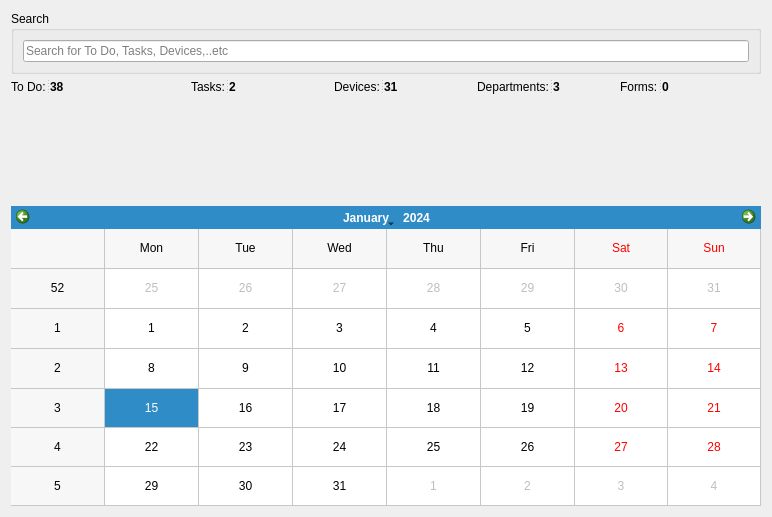
          <widget class="QWidget" name="tab_2">
           <attribute name="icon">
            <iconset>
             <normaloff>Resources/images/home.png</normaloff>Resources/images/home.png</iconset>
           </attribute>
           <attribute name="title">
            <string>Dashboard</string>
           </attribute>
           <layout class="QGridLayout" name="gridLayout_10">
            <item row="1" column="1">
             <widget class="QSplitter" name="splitter_2">
              <property name="sizePolicy">
               <sizepolicy hsizetype="Fixed" vsizetype="Fixed">
                <horstretch>0</horstretch>
                <verstretch>0</verstretch>
               </sizepolicy>
              </property>
              <property name="orientation">
               <enum>Qt::Horizontal</enum>
              </property>
              <widget class="QLabel" name="label_29">
               <property name="sizePolicy">
                <sizepolicy hsizetype="Fixed" vsizetype="Fixed">
                 <horstretch>0</horstretch>
                 <verstretch>0</verstretch>
                </sizepolicy>
               </property>
               <property name="text">
                <string>Tasks:</string>
               </property>
              </widget>
              <widget class="QLabel" name="DashTasksCount_label">
               <property name="sizePolicy">
                <sizepolicy hsizetype="Fixed" vsizetype="Fixed">
                 <horstretch>0</horstretch>
                 <verstretch>0</verstretch>
                </sizepolicy>
               </property>
               <property name="font">
                <font>
                 <weight>75</weight>
                 <bold>true</bold>
                </font>
               </property>
               <property name="text">
                <string>2</string>
               </property>
              </widget>
             </widget>
            </item>
            <item row="0" column="0" colspan="5">
             <widget class="QGroupBox" name="groupBox_3">
              <property name="sizePolicy">
               <sizepolicy hsizetype="Preferred" vsizetype="Fixed">
                <horstretch>0</horstretch>
                <verstretch>0</verstretch>
               </sizepolicy>
              </property>
              <property name="title">
               <string>Search</string>
              </property>
              <layout class="QVBoxLayout" name="verticalLayout_3">
               <item>
                <widget class="QLineEdit" name="Search_lineEdit">
                 <property name="placeholderText">
                  <string>Search for To Do, Tasks, Devices,..etc</string>
                 </property>
                </widget>
               </item>
              </layout>
             </widget>
            </item>
            <item row="1" column="3">
             <widget class="QSplitter" name="splitter_5">
              <property name="sizePolicy">
               <sizepolicy hsizetype="Fixed" vsizetype="Fixed">
                <horstretch>0</horstretch>
                <verstretch>0</verstretch>
               </sizepolicy>
              </property>
              <property name="orientation">
               <enum>Qt::Horizontal</enum>
              </property>
              <widget class="QLabel" name="label_35">
               <property name="sizePolicy">
                <sizepolicy hsizetype="Fixed" vsizetype="Fixed">
                 <horstretch>0</horstretch>
                 <verstretch>0</verstretch>
                </sizepolicy>
               </property>
               <property name="text">
                <string>Departments:</string>
               </property>
              </widget>
              <widget class="QLabel" name="DashDepatmentsCount_label">
               <property name="sizePolicy">
                <sizepolicy hsizetype="Fixed" vsizetype="Fixed">
                 <horstretch>0</horstretch>
                 <verstretch>0</verstretch>
                </sizepolicy>
               </property>
               <property name="font">
                <font>
                 <weight>75</weight>
                 <bold>true</bold>
                </font>
               </property>
               <property name="text">
                <string>3</string>
               </property>
              </widget>
             </widget>
            </item>
            <item row="1" column="2">
             <widget class="QSplitter" name="splitter_3">
              <property name="sizePolicy">
               <sizepolicy hsizetype="Fixed" vsizetype="Fixed">
                <horstretch>0</horstretch>
                <verstretch>0</verstretch>
               </sizepolicy>
              </property>
              <property name="orientation">
               <enum>Qt::Horizontal</enum>
              </property>
              <widget class="QLabel" name="label_31">
               <property name="sizePolicy">
                <sizepolicy hsizetype="Fixed" vsizetype="Fixed">
                 <horstretch>0</horstretch>
                 <verstretch>0</verstretch>
                </sizepolicy>
               </property>
               <property name="text">
                <string>Devices:</string>
               </property>
              </widget>
              <widget class="QLabel" name="DashDevicesCount_label">
               <property name="sizePolicy">
                <sizepolicy hsizetype="Fixed" vsizetype="Fixed">
                 <horstretch>0</horstretch>
                 <verstretch>0</verstretch>
                </sizepolicy>
               </property>
               <property name="font">
                <font>
                 <weight>75</weight>
                 <bold>true</bold>
                </font>
               </property>
               <property name="text">
                <string>31</string>
               </property>
              </widget>
             </widget>
            </item>
            <item row="1" column="4">
             <widget class="QSplitter" name="splitter_4">
              <property name="sizePolicy">
               <sizepolicy hsizetype="Fixed" vsizetype="Fixed">
                <horstretch>0</horstretch>
                <verstretch>0</verstretch>
               </sizepolicy>
              </property>
              <property name="orientation">
               <enum>Qt::Horizontal</enum>
              </property>
              <widget class="QLabel" name="label_33">
               <property name="sizePolicy">
                <sizepolicy hsizetype="Fixed" vsizetype="Fixed">
                 <horstretch>0</horstretch>
                 <verstretch>0</verstretch>
                </sizepolicy>
               </property>
               <property name="text">
                <string>Forms:</string>
               </property>
              </widget>
              <widget class="QLabel" name="DashFormsCount_label">
               <property name="sizePolicy">
                <sizepolicy hsizetype="Fixed" vsizetype="Fixed">
                 <horstretch>0</horstretch>
                 <verstretch>0</verstretch>
                </sizepolicy>
               </property>
               <property name="font">
                <font>
                 <weight>75</weight>
                 <bold>true</bold>
                </font>
               </property>
               <property name="text">
                <string>0</string>
               </property>
              </widget>
             </widget>
            </item>
            <item row="1" column="0">
             <widget class="QSplitter" name="splitter">
              <property name="sizePolicy">
               <sizepolicy hsizetype="Fixed" vsizetype="Fixed">
                <horstretch>0</horstretch>
                <verstretch>0</verstretch>
               </sizepolicy>
              </property>
              <property name="orientation">
               <enum>Qt::Horizontal</enum>
              </property>
              <widget class="QLabel" name="label_25">
               <property name="sizePolicy">
                <sizepolicy hsizetype="Fixed" vsizetype="Fixed">
                 <horstretch>0</horstretch>
                 <verstretch>0</verstretch>
                </sizepolicy>
               </property>
               <property name="text">
                <string>To Do:</string>
               </property>
              </widget>
              <widget class="QLabel" name="DashToDoCount_label">
               <property name="sizePolicy">
                <sizepolicy hsizetype="Fixed" vsizetype="Fixed">
                 <horstretch>0</horstretch>
                 <verstretch>0</verstretch>
                </sizepolicy>
               </property>
               <property name="font">
                <font>
                 <weight>75</weight>
                 <bold>true</bold>
                </font>
               </property>
               <property name="text">
                <string>38</string>
               </property>
              </widget>
             </widget>
            </item>
            <item row="2" column="4">
             <widget class="QPushButton" name="pushButton_7">
              <property name="sizePolicy">
               <sizepolicy hsizetype="Fixed" vsizetype="Fixed">
                <horstretch>0</horstretch>
                <verstretch>0</verstretch>
               </sizepolicy>
              </property>
              <property name="minimumSize">
               <size>
                <width>100</width>
                <height>100</height>
               </size>
              </property>
              <property name="font">
               <font>
                <pointsize>12</pointsize>
               </font>
              </property>
              <property name="cursor">
               <cursorShape>PointingHandCursor</cursorShape>
              </property>
              <property name="icon">
               <iconset>
                <normaloff>Resources/images/paste.png</normaloff>Resources/images/paste.png</iconset>
              </property>
              <property name="iconSize">
               <size>
                <width>50</width>
                <height>100</height>
               </size>
              </property>
              <property name="flat">
               <bool>true</bool>
              </property>
             </widget>
            </item>
            <item row="2" column="3">
             <widget class="QPushButton" name="pushButton_8">
              <property name="sizePolicy">
               <sizepolicy hsizetype="Fixed" vsizetype="Fixed">
                <horstretch>0</horstretch>
                <verstretch>0</verstretch>
               </sizepolicy>
              </property>
              <property name="minimumSize">
               <size>
                <width>100</width>
                <height>100</height>
               </size>
              </property>
              <property name="font">
               <font>
                <pointsize>12</pointsize>
               </font>
              </property>
              <property name="cursor">
               <cursorShape>PointingHandCursor</cursorShape>
              </property>
              <property name="text">
               <string/>
              </property>
              <property name="icon">
               <iconset>
                <normaloff>Resources/images/black-placeholder-variant.png</normaloff>Resources/images/black-placeholder-variant.png</iconset>
              </property>
              <property name="iconSize">
               <size>
                <width>50</width>
                <height>100</height>
               </size>
              </property>
              <property name="flat">
               <bool>true</bool>
              </property>
             </widget>
            </item>
            <item row="2" column="2">
             <widget class="QPushButton" name="pushButton_6">
              <property name="sizePolicy">
               <sizepolicy hsizetype="Fixed" vsizetype="Fixed">
                <horstretch>0</horstretch>
                <verstretch>0</verstretch>
               </sizepolicy>
              </property>
              <property name="minimumSize">
               <size>
                <width>100</width>
                <height>100</height>
               </size>
              </property>
              <property name="font">
               <font>
                <pointsize>12</pointsize>
               </font>
              </property>
              <property name="cursor">
               <cursorShape>PointingHandCursor</cursorShape>
              </property>
              <property name="text">
               <string/>
              </property>
              <property name="icon">
               <iconset>
                <normaloff>Resources/images/monitor-tool-symbol.png</normaloff>Resources/images/monitor-tool-symbol.png</iconset>
              </property>
              <property name="iconSize">
               <size>
                <width>50</width>
                <height>100</height>
               </size>
              </property>
              <property name="flat">
               <bool>true</bool>
              </property>
             </widget>
            </item>
            <item row="2" column="1">
             <widget class="QPushButton" name="pushButton_4">
              <property name="sizePolicy">
               <sizepolicy hsizetype="Fixed" vsizetype="Fixed">
                <horstretch>0</horstretch>
                <verstretch>0</verstretch>
               </sizepolicy>
              </property>
              <property name="minimumSize">
               <size>
                <width>100</width>
                <height>100</height>
               </size>
              </property>
              <property name="font">
               <font>
                <pointsize>12</pointsize>
               </font>
              </property>
              <property name="cursor">
               <cursorShape>PointingHandCursor</cursorShape>
              </property>
              <property name="text">
               <string/>
              </property>
              <property name="icon">
               <iconset>
                <normaloff>Resources/images/check.png</normaloff>Resources/images/check.png</iconset>
              </property>
              <property name="iconSize">
               <size>
                <width>50</width>
                <height>100</height>
               </size>
              </property>
              <property name="flat">
               <bool>true</bool>
              </property>
             </widget>
            </item>
            <item row="2" column="0">
             <widget class="QPushButton" name="pushButton_3">
              <property name="sizePolicy">
               <sizepolicy hsizetype="Fixed" vsizetype="Fixed">
                <horstretch>0</horstretch>
                <verstretch>0</verstretch>
               </sizepolicy>
              </property>
              <property name="minimumSize">
               <size>
                <width>100</width>
                <height>100</height>
               </size>
              </property>
              <property name="font">
               <font>
                <pointsize>12</pointsize>
               </font>
              </property>
              <property name="cursor">
               <cursorShape>PointingHandCursor</cursorShape>
              </property>
              <property name="icon">
               <iconset>
                <normaloff>Resources/images/list.png</normaloff>Resources/images/list.png</iconset>
              </property>
              <property name="iconSize">
               <size>
                <width>50</width>
                <height>100</height>
               </size>
              </property>
              <property name="flat">
               <bool>true</bool>
              </property>
             </widget>
            </item>
            <item row="3" column="0" colspan="5">
             <layout class="QGridLayout" name="gridLayout_8">
              <item row="0" column="0" alignment="Qt::AlignHCenter">
               <widget class="QCalendarWidget" name="calendarWidget">
                <property name="sizePolicy">
                 <sizepolicy hsizetype="Expanding" vsizetype="Expanding">
                  <horstretch>0</horstretch>
                  <verstretch>0</verstretch>
                 </sizepolicy>
                </property>
                <property name="minimumSize">
                 <size>
                  <width>750</width>
                  <height>300</height>
                 </size>
                </property>
                <property name="gridVisible">
                 <bool>true</bool>
                </property>
               </widget>
              </item>
             </layout>
            </item>
           </layout>
          </widget>
